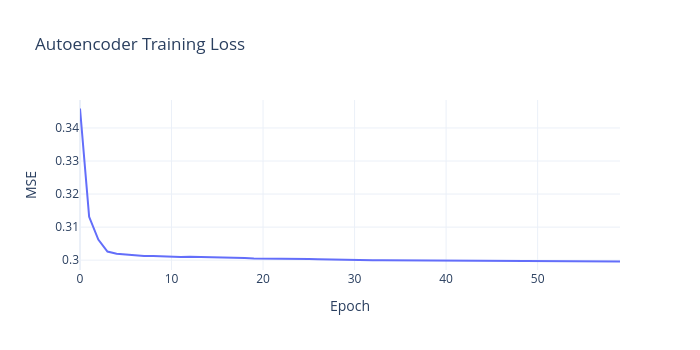

Here is the notebook cell this chart was saved with:
### Code cell
# Prepare DataLoader — no labels used!
X_tensor = torch.tensor(X_all, dtype=torch.float32).unsqueeze(1)  # (N, 1, T)
dataset  = TensorDataset(X_tensor)
loader   = DataLoader(dataset, batch_size=256, shuffle=True)

optimizer = optim.Adam(model_ae.parameters(), lr=1e-3)
scheduler = optim.lr_scheduler.CosineAnnealingLR(optimizer, T_max=60)
criterion = nn.MSELoss()

EPOCHS = 60
losses = []

model_ae.train()
for epoch in range(1, EPOCHS + 1):
    epoch_loss = 0.0
    for (batch_x,) in loader:
        batch_x = batch_x.to(device)
        x_hat, _ = model_ae(batch_x)
        loss = criterion(x_hat, batch_x)
        optimizer.zero_grad()
        loss.backward()
        optimizer.step()
        epoch_loss += loss.item() * batch_x.size(0)
    scheduler.step()
    avg = epoch_loss / len(dataset)
    losses.append(avg)
    if epoch % 10 == 0 or epoch == 1:
        print(f"Epoch {epoch:3d}/{EPOCHS}  loss={avg:.6f}")

fig = go.Figure(go.Scatter(y=losses, mode='lines', name='MSE Loss'))
fig.update_layout(title="Autoencoder Training Loss",
                  xaxis_title="Epoch", yaxis_title="MSE",
                  template="plotly_white", width=700, height=350)
fig.show()

### Figure 1 — Plotly figure (JSON) as saved in the notebook; plotly's stock layout.template omitted (floating-point values rounded to 4 significant figures)
{"data": [{"mode": "lines", "name": "MSE Loss", "type": "scatter", "y": [0.3459, 0.3131, 0.3062, 0.3026, 0.3019, 0.3017, 0.3014, 0.3013, 0.3013, 0.3011, 0.3011, 0.301, 0.301, 0.301, 0.3009, 0.3008, 0.3007, 0.3007, 0.3006, 0.3005, 0.3005, 0.3005, 0.3003, 0.3004, 0.3004, 0.3004, 0.3003, 0.3002, 0.3003, 0.3002, 0.3001, 0.3001, 0.3, 0.3, 0.3, 0.2999, 0.3, 0.2999, 0.2999, 0.2999, 0.2998, 0.2998, 0.2998, 0.2998, 0.2997, 0.2997, 0.2997, 0.2997, 0.2997, 0.2997, 0.2997, 0.2996, 0.2996, 0.2996, 0.2996, 0.2996, 0.2996, 0.2996, 0.2996, 0.2996]}], "layout": {"height": 350, "title": {"text": "Autoencoder Training Loss"}, "width": 700, "xaxis": {"title": {"text": "Epoch"}}, "yaxis": {"title": {"text": "MSE"}}}}
